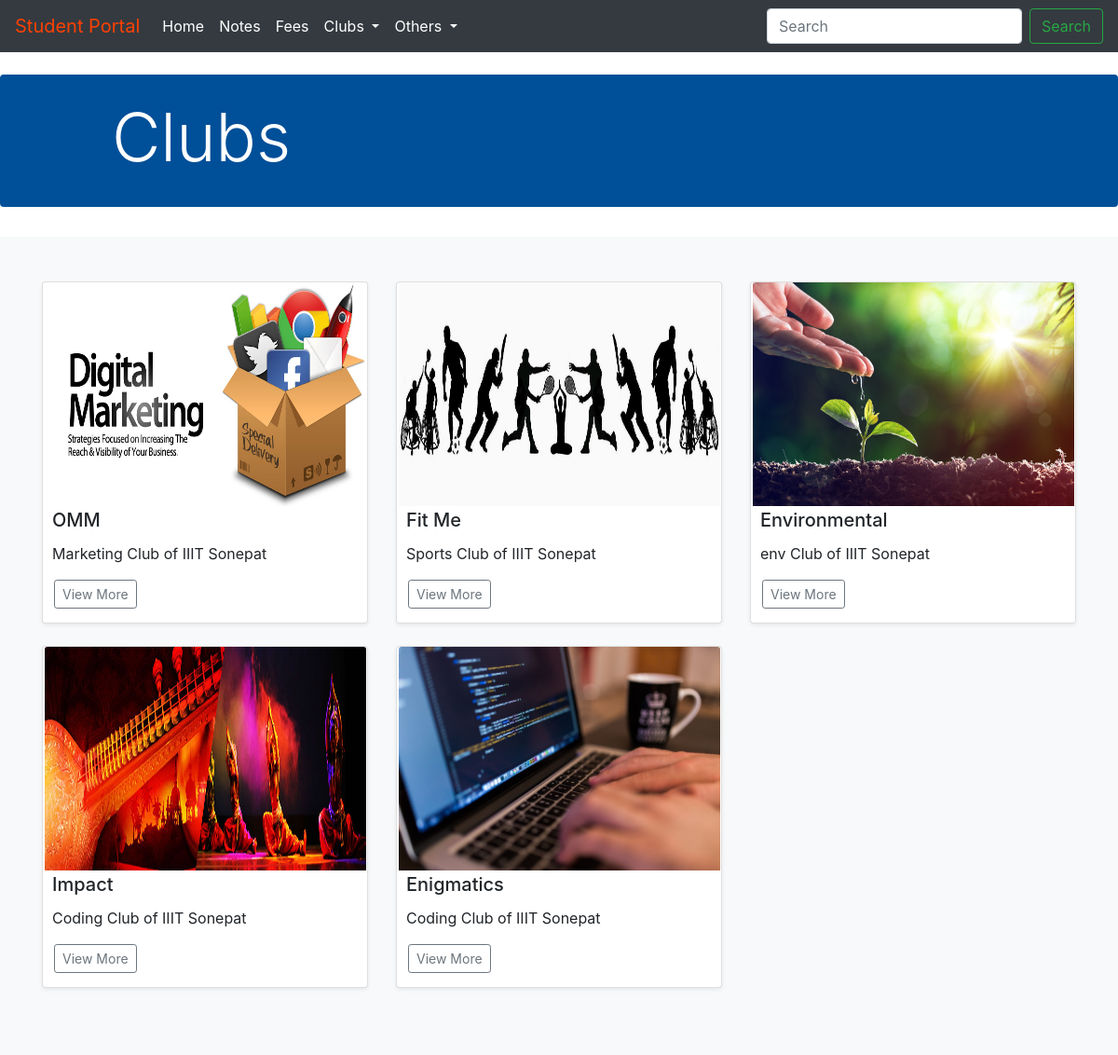
Page /clubs/ on the committed database.
### clubs/models.py (models this page shows, shortened)
class Group(models.Model):
    group_id=models.AutoField
    group_name=models.CharField(max_length=50, default="")
    category = models.CharField(max_length=50, default="")
    desc=models.CharField(max_length=300, default="")
    detaileddesc = models.CharField(max_length=300, default="")
    coordinator=models.CharField(max_length=300, default="")
    image= models.ImageField(upload_to="clubs/images",null=True, blank=True)
    pub_date = models.DateTimeField(null=True)
    document = models.FileField(upload_to="clubs/images",null=True, blank=True)

### clubs/views.py (the view)
# urls.py: path('', views.clubs, name="ClubsHome"),
def clubs(request):
    allProds = []
    catprods = Group.objects.values('category', 'id')
    cats = {item['category'] for item in catprods}
    for cat in cats:
        prod = Group.objects.filter(category=cat)
        n = len(prod)
        nSlides = n // 4 + ceil((n / 4) - (n // 4))
        allProds.append([prod, range(1, nSlides)])
    params = {'allProds':allProds}
    return render(request, 'clubs/clubs.html',params)

### clubs/templates/clubs/clubs.html (shortened to what this page needs)
{% extends 'clubs/basic.html' %}
{% block body %}
{% load static %}
<br>
 <div style="background-color: #004f99;" class="jumbotron p-8 p-md-4 text-white rounded bg-darkblue">
    <div class="col-md-4 px-0">
      <h1 class="display-3 " style="text-align:center;">Clubs</h1>
    </div>
  </div>
<main role="main">
  <div class="album py-5 bg-light">
    <div class="container">
      <div class="row">
        {% for group, range in allProds %}
         {% for i in group %}
        <div class="col-md-4">
          <div class="card mb-4 shadow-sm">
             <img src='/media/{{i.image}}' class="card-img-top" alt="...">
              <h5 class="card-title" style="margin-left:10px;margin-top:3px;">{{i.group_name}}</h5>
            <p class="card-text" style="margin-left:10px;">  {{i.desc}}</p>
              <div class="d-flex justify-content-between align-items-center">
                <div class="btn-group">
                    <a href="/clubs/group/{{i.id}}">
                  <button type="button"  class="btn btn-sm btn-outline-secondary" style="margin-left:12px;margin-bottom:15px;">View More</button>
                    </a>
                </div>
            </div>
          </div>
        </div>
        {% endfor %}
        {% endfor %}
      </div>
    </div>
  </div>
</main>
{% endblock %}

### rows in the picture
Group: image (picture), group_name "OMM", desc "Marketing Club of IIIT Sonepat"
Group: image (picture), group_name "Fit Me", desc "Sports Club of IIIT Sonepat"
Group: image (picture), group_name "Environmental", desc "env Club of IIIT Sonepat"
Group: image (picture), group_name "Impact", desc "Coding Club of IIIT Sonepat"
Group: image (picture), group_name "Enigmatics", desc "Coding Club of IIIT Sonepat"
